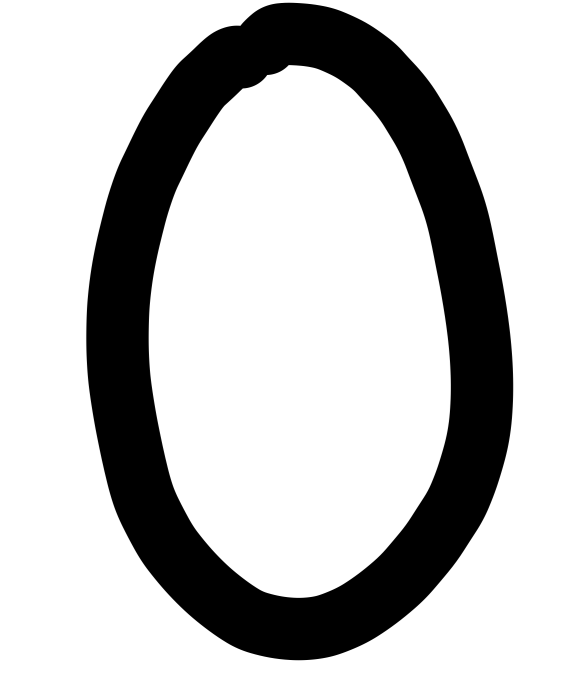
#> input picture SEM4/WSI/myNeuralNetwork/imagesbeforescaling/IMG_2033 2.jpg, 1176 x 1345 px (shown at 1/2 size); its folder holds 4 pictures in this run
$ python scaler.py
#> lines starting #> are read from the running program, lines starting #| are printed output that depends on the picture
from PIL import Image
import os

# Directory containing the images
input_dir = "./imagesbeforescaling"
output_dir = "./imagesscaled"

# Ensure the output directory exists
if not os.path.exists(output_dir):
    os.makedirs(output_dir)

# List all image files in the directory
image_files = [f for f in os.listdir(input_dir) if f.endswith(('jpg', 'jpeg', 'png'))]

# Resize all images
for image_file in image_files:
    # Open the image
    img_path = os.path.join(input_dir, image_file)
    img = Image.open(img_path)
#> img is the input picture: PIL image 1176x1345 RGB; min 0, max 255, mean 193.8

    # Resize the image to 28x28
    img_resized = img.resize((28, 28)).convert("L")
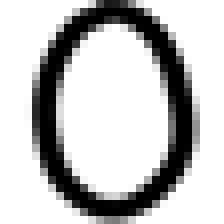
#> img_resized: PIL image 28x28 L (shown 8 times larger); min 0, max 255, mean 193.6


    # Save the resized image
    output_path = os.path.join(output_dir, image_file)
    img_resized.save(output_path)
#> pass 2 of the loop `for image_file in image_files:`:
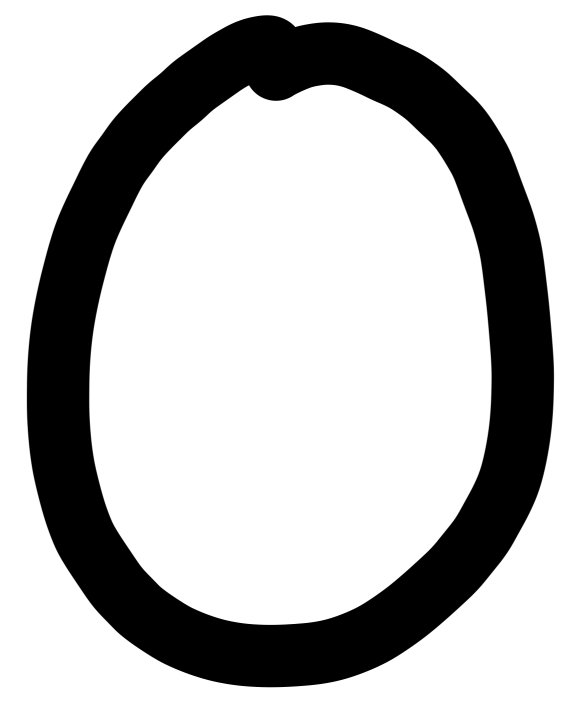
#> input picture SEM4/WSI/myNeuralNetwork/imagesbeforescaling/IMG_2034 2.jpg, 1139 x 1401 px (shown at 1/2 size)
#> img is the input picture: PIL image 1139x1401 RGB; min 0, max 255, mean 186.3
#> `img_resized = img.resize((28, 28)).convert("L")`:
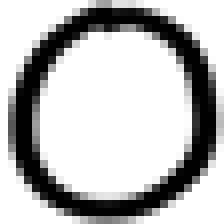
#> img_resized: PIL image 28x28 L (shown 8 times larger); min 0, max 255, mean 186.2
#> pass 3 of the loop `for image_file in image_files:`:
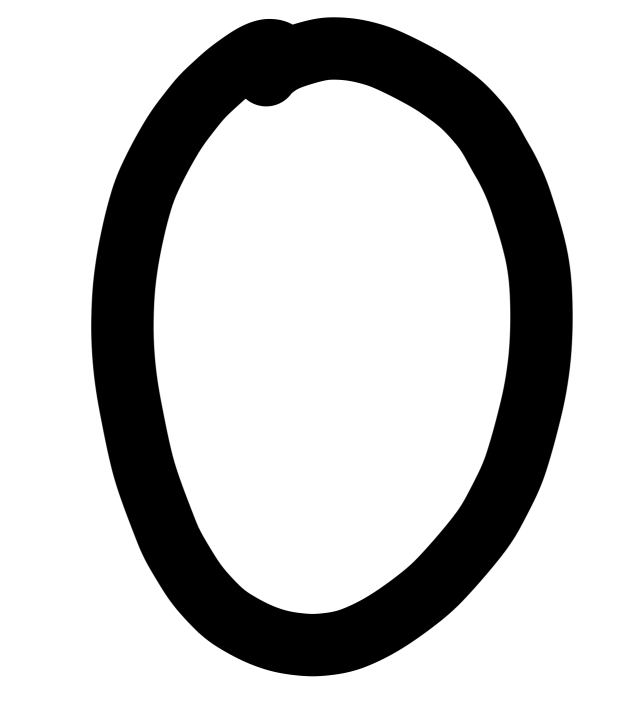
#> input picture SEM4/WSI/myNeuralNetwork/imagesbeforescaling/IMG_2035 2.jpg, 1278 x 1401 px (shown at 1/2 size)
#> img is the input picture: PIL image 1278x1401 RGB; min 0, max 255, mean 197.1
#> `img_resized = img.resize((28, 28)).convert("L")`:
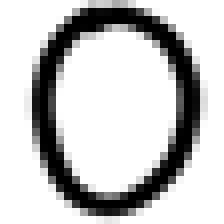
#> img_resized: PIL image 28x28 L (shown 8 times larger); min 0, max 255, mean 197.2
#> the loop made 4 passes; the first 3 are shown

print("Images resized and saved successfully.")
